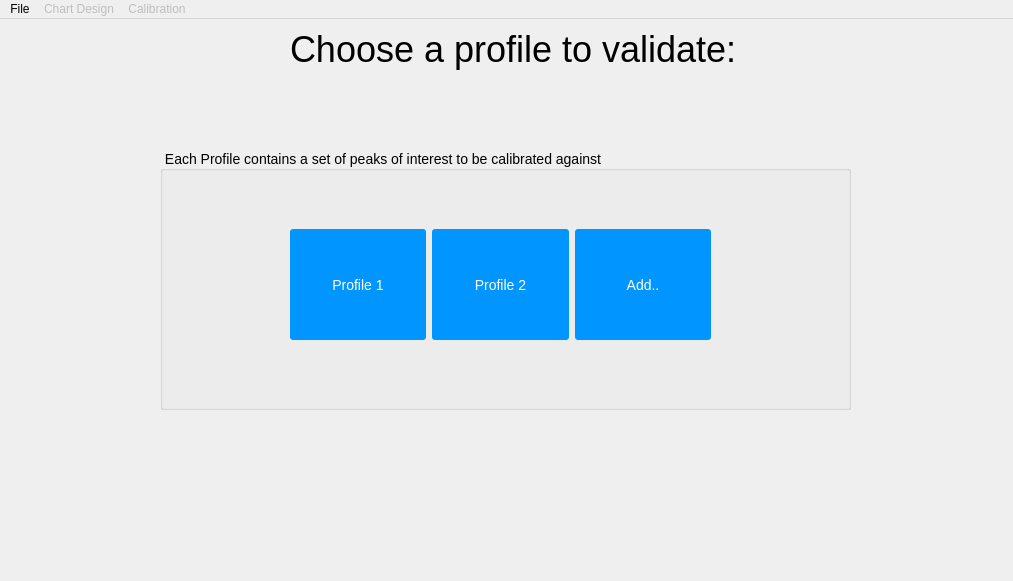
<?xml version="1.0" encoding="UTF-8"?>
<ui version="4.0">
 <class>MainWindow</class>
 <widget class="QMainWindow" name="MainWindow">
  <property name="geometry">
   <rect>
    <x>0</x>
    <y>0</y>
    <width>1013</width>
    <height>581</height>
   </rect>
  </property>
  <property name="windowTitle">
   <string>MainWindow</string>
  </property>
  <property name="styleSheet">
   <string notr="true"/>
  </property>
  <widget class="QWidget" name="centralwidget">
   <widget class="QStackedWidget" name="stackedWidget">
    <property name="geometry">
     <rect>
      <x>0</x>
      <y>0</y>
      <width>1011</width>
      <height>551</height>
     </rect>
    </property>
    <property name="baseSize">
     <size>
      <width>0</width>
      <height>0</height>
     </size>
    </property>
    <property name="currentIndex">
     <number>3</number>
    </property>
    <widget class="QWidget" name="home_page">
     <widget class="QLabel" name="label_2">
      <property name="geometry">
       <rect>
        <x>290</x>
        <y>140</y>
        <width>431</width>
        <height>221</height>
       </rect>
      </property>
      <property name="styleSheet">
       <string notr="true">font-size: 48px</string>
      </property>
      <property name="text">
       <string>Welcome to Gamma</string>
      </property>
     </widget>
    </widget>
    <widget class="QWidget" name="upload_page">
     <widget class="QWidget" name="widget" native="true">
      <property name="geometry">
       <rect>
        <x>310</x>
        <y>190</y>
        <width>381</width>
        <height>161</height>
       </rect>
      </property>
      <property name="styleSheet">
       <string notr="true"/>
      </property>
      <widget class="QLabel" name="label">
       <property name="geometry">
        <rect>
         <x>70</x>
         <y>10</y>
         <width>241</width>
         <height>41</height>
        </rect>
       </property>
       <property name="styleSheet">
        <string notr="true">font-size: 28px</string>
       </property>
       <property name="text">
        <string>Upload Sample file</string>
       </property>
      </widget>
      <widget class="QLabel" name="label_3">
       <property name="geometry">
        <rect>
         <x>290</x>
         <y>130</y>
         <width>61</width>
         <height>16</height>
        </rect>
       </property>
       <property name="text">
        <string>(.CNF File)</string>
       </property>
      </widget>
      <widget class="QPushButton" name="pushButton">
       <property name="geometry">
        <rect>
         <x>270</x>
         <y>80</y>
         <width>101</width>
         <height>41</height>
        </rect>
       </property>
       <property name="styleSheet">
        <string notr="true">
  background-color: #0095ff;
  border: 1px solid transparent;
  border-radius: 3px;
  box-shadow: rgba(255, 255, 255, .4) 0 1px 0 0 inset;
  box-sizing: border-box;
  color: #fff;
  cursor: pointer;
  display: inline-block;
  font-family: -apple-system,system-ui,&quot;Segoe UI&quot;,&quot;Liberation Sans&quot;,sans-serif;
  font-size: 13px;
  font-weight: 400;
  line-height: 1.15385;
  margin: 0;
  outline: none;
  padding: 8px .8em;
  position: relative;
  text-align: center;
  text-decoration: none;
  user-select: none;
  -webkit-user-select: none;
  touch-action: manipulation;
vertical-align: baseline;
white-space: nowrap;

hover {
  background-color: #07c;
}

focus {
  box-shadow: 0 0 0 4px rgba(0, 149, 255, .15);
}

hover {
  background-color: #07c;
}

active {
  background-color: #0064bd;
  box-shadow: none;
}</string>
       </property>
       <property name="text">
        <string>Browse</string>
       </property>
      </widget>
      <widget class="QPlainTextEdit" name="plainTextEdit">
       <property name="geometry">
        <rect>
         <x>10</x>
         <y>80</y>
         <width>251</width>
         <height>41</height>
        </rect>
       </property>
       <property name="styleSheet">
        <string notr="true">background-color: &quot;white&quot;</string>
       </property>
      </widget>
     </widget>
    </widget>
    <widget class="QWidget" name="initial_page">
     <widget class="QLabel" name="label_4">
      <property name="geometry">
       <rect>
        <x>580</x>
        <y>60</y>
        <width>221</width>
        <height>41</height>
       </rect>
      </property>
      <property name="cursor">
       <cursorShape>ArrowCursor</cursorShape>
      </property>
      <property name="toolTipDuration">
       <number>-3</number>
      </property>
      <property name="styleSheet">
       <string notr="true">font-size: 28px;
</string>
      </property>
      <property name="text">
       <string>Initial Metrics</string>
      </property>
      <property name="alignment">
       <set>Qt::AlignCenter</set>
      </property>
     </widget>
     <widget class="QWidget" name="verticalLayoutWidget">
      <property name="geometry">
       <rect>
        <x>390</x>
        <y>130</y>
        <width>611</width>
        <height>371</height>
       </rect>
      </property>
      <layout class="QVBoxLayout" name="verticalLayout">
       <item>
        <widget class="QWidget" name="widget_2" native="true">
         <property name="styleSheet">
          <string notr="true">border-radius: 10px</string>
         </property>
        </widget>
       </item>
      </layout>
     </widget>
     <widget class="QStackedWidget" name="stackedWidget_2">
      <property name="geometry">
       <rect>
        <x>20</x>
        <y>80</y>
        <width>351</width>
        <height>451</height>
       </rect>
      </property>
      <property name="cursor">
       <cursorShape>ArrowCursor</cursorShape>
      </property>
      <property name="styleSheet">
       <string notr="true">background-color: rgb(203, 203, 203);</string>
      </property>
      <property name="frameShape">
       <enum>QFrame::NoFrame</enum>
      </property>
      <property name="currentIndex">
       <number>0</number>
      </property>
      <widget class="QWidget" name="metric_subwidget">
       <widget class="QWidget" name="layoutWidget">
        <property name="geometry">
         <rect>
          <x>80</x>
          <y>150</y>
          <width>175</width>
          <height>151</height>
         </rect>
        </property>
        <layout class="QVBoxLayout" name="verticalLayout_6">
         <item>
          <widget class="QPushButton" name="update_calibration_button">
           <property name="styleSheet">
            <string notr="true">
  background-color: #0095ff;
  border: 1px solid transparent;
  border-radius: 3px;
  color: #fff;
  font-family: -apple-system,system-ui,&quot;Segoe UI&quot;,&quot;Liberation Sans&quot;,sans-serif;
  font-size: 13px;
  font-weight: 400;
  line-height: 1.15385;
  margin: 0;
  outline: none;
  padding: 8px .8em;
  position: relative;
  text-align: center;
  </string>
           </property>
           <property name="text">
            <string>Update Initial Calibration</string>
           </property>
          </widget>
         </item>
         <item>
          <widget class="QPushButton" name="energy_validation_button">
           <property name="styleSheet">
            <string notr="true">
  background-color: #0095ff;
  border: 1px solid transparent;
  border-radius: 3px;
  box-shadow: rgba(255, 255, 255, .4) 0 1px 0 0 inset;
  box-sizing: border-box;
  color: #fff;
  cursor: pointer;
  display: inline-block;
  font-family: -apple-system,system-ui,&quot;Segoe UI&quot;,&quot;Liberation Sans&quot;,sans-serif;
  font-size: 13px;
  font-weight: 400;
  line-height: 1.15385;
  margin: 0;
  outline: none;
  padding: 8px .8em;
  position: relative;
  text-align: center;
  text-decoration: none;
  user-select: none;
  -webkit-user-select: none;
  touch-action: manipulation;
vertical-align: baseline;
white-space: nowrap;

hover {
  background-color: #07c;
}

focus {
  box-shadow: 0 0 0 4px rgba(0, 149, 255, .15);
}

hover {
  background-color: #07c;
}

active {
  background-color: #0064bd;
  box-shadow: none;
}</string>
           </property>
           <property name="text">
            <string>Energy Validation</string>
           </property>
          </widget>
         </item>
        </layout>
       </widget>
      </widget>
      <widget class="QWidget" name="calibration_subwidget">
       <widget class="QLabel" name="label_5">
        <property name="geometry">
         <rect>
          <x>100</x>
          <y>30</y>
          <width>171</width>
          <height>51</height>
         </rect>
        </property>
        <property name="styleSheet">
         <string notr="true">font-size: 18px;</string>
        </property>
        <property name="text">
         <string>Calibration Dataset</string>
        </property>
       </widget>
       <widget class="QPushButton" name="update_button">
        <property name="geometry">
         <rect>
          <x>100</x>
          <y>330</y>
          <width>151</width>
          <height>41</height>
         </rect>
        </property>
        <property name="styleSheet">
         <string notr="true">
  background-color: #0095ff;
  border: 1px solid transparent;
  border-radius: 3px;
  box-shadow: rgba(255, 255, 255, .4) 0 1px 0 0 inset;
  box-sizing: border-box;
  color: #fff;
  cursor: pointer;
  display: inline-block;
  font-family: -apple-system,system-ui,&quot;Segoe UI&quot;,&quot;Liberation Sans&quot;,sans-serif;
  font-size: 13px;
  font-weight: 400;
  line-height: 1.15385;
  margin: 0;
  outline: none;
  padding: 8px .8em;
  position: relative;
  text-align: center;
  text-decoration: none;
  user-select: none;
  -webkit-user-select: none;
  touch-action: manipulation;
vertical-align: baseline;
white-space: nowrap;

hover {
  background-color: #07c;
}

focus {
  box-shadow: 0 0 0 4px rgba(0, 149, 255, .15);
}

hover {
  background-color: #07c;
}

active {
  background-color: #0064bd;
  box-shadow: none;
}</string>
        </property>
        <property name="text">
         <string>Update</string>
        </property>
       </widget>
       <widget class="QWidget" name="layoutWidget">
        <property name="geometry">
         <rect>
          <x>20</x>
          <y>100</y>
          <width>321</width>
          <height>201</height>
         </rect>
        </property>
        <layout class="QVBoxLayout" name="verticalLayout_3">
         <item>
          <layout class="QHBoxLayout" name="horizontalLayout_2">
           <item>
            <widget class="QLabel" name="label_7">
             <property name="text">
              <string>IAEA-U:          </string>
             </property>
            </widget>
           </item>
           <item>
            <widget class="QLineEdit" name="text_u">
             <property name="enabled">
              <bool>false</bool>
             </property>
             <property name="styleSheet">
              <string notr="true">background-color: &quot;white&quot;;</string>
             </property>
            </widget>
           </item>
           <item>
            <widget class="QPushButton" name="pushButton_10">
             <property name="styleSheet">
              <string notr="true">  background-color: #0095ff;
  border: 1px solid transparent;
  border-radius: 3px;
  box-shadow: rgba(255, 255, 255, .4) 0 1px 0 0 inset;
  box-sizing: border-box;
  color: #fff;
  cursor: pointer;
  display: inline-block;
  font-family: -apple-system,system-ui,&quot;Segoe UI&quot;,&quot;Liberation Sans&quot;,sans-serif;
  font-size: 13px;
  font-weight: 400;
  line-height: 1.15385;
  margin: 0;
  outline: none;
  padding: 8px .8em;
  position: relative;
  text-align: center;
  text-decoration: none;
  user-select: none;
  -webkit-user-select: none;
  touch-action: manipulation;
vertical-align: baseline;
white-space: nowrap;

hover {
  background-color: #07c;
}

focus {
  box-shadow: 0 0 0 4px rgba(0, 149, 255, .15);
}

hover {
  background-color: #07c;
}

active {
  background-color: #0064bd;
  box-shadow: none;
}</string>
             </property>
             <property name="text">
              <string>Browse..</string>
             </property>
            </widget>
           </item>
          </layout>
         </item>
         <item>
          <layout class="QHBoxLayout" name="horizontalLayout_6">
           <item>
            <widget class="QLabel" name="label_8">
             <property name="text">
              <string>IAEA-Th:         </string>
             </property>
            </widget>
           </item>
           <item>
            <widget class="QLineEdit" name="text_th">
             <property name="enabled">
              <bool>false</bool>
             </property>
             <property name="styleSheet">
              <string notr="true">background-color: &quot;white&quot;;</string>
             </property>
            </widget>
           </item>
           <item>
            <widget class="QPushButton" name="pushButton_11">
             <property name="styleSheet">
              <string notr="true">
  background-color: #0095ff;
  border: 1px solid transparent;
  border-radius: 3px;
  box-shadow: rgba(255, 255, 255, .4) 0 1px 0 0 inset;
  box-sizing: border-box;
  color: #fff;
  cursor: pointer;
  display: inline-block;
  font-family: -apple-system,system-ui,&quot;Segoe UI&quot;,&quot;Liberation Sans&quot;,sans-serif;
  font-size: 13px;
  font-weight: 400;
  line-height: 1.15385;
  margin: 0;
  outline: none;
  padding: 8px .8em;
  position: relative;
  text-align: center;
  text-decoration: none;
  user-select: none;
  -webkit-user-select: none;
  touch-action: manipulation;
vertical-align: baseline;
white-space: nowrap;

hover {
  background-color: #07c;
}

focus {
  box-shadow: 0 0 0 4px rgba(0, 149, 255, .15);
}

hover {
  background-color: #07c;
}

active {
  background-color: #0064bd;
  box-shadow: none;
}</string>
             </property>
             <property name="text">
              <string>Browse..</string>
             </property>
            </widget>
           </item>
          </layout>
         </item>
         <item>
          <layout class="QHBoxLayout" name="horizontalLayout_7">
           <item>
            <widget class="QLabel" name="label_9">
             <property name="text">
              <string>IAEA-K:           </string>
             </property>
            </widget>
           </item>
           <item>
            <widget class="QLineEdit" name="text_k">
             <property name="enabled">
              <bool>false</bool>
             </property>
             <property name="styleSheet">
              <string notr="true">background-color: &quot;white&quot;;</string>
             </property>
            </widget>
           </item>
           <item>
            <widget class="QPushButton" name="pushButton_12">
             <property name="styleSheet">
              <string notr="true">
  background-color: #0095ff;
  border: 1px solid transparent;
  border-radius: 3px;
  box-shadow: rgba(255, 255, 255, .4) 0 1px 0 0 inset;
  box-sizing: border-box;
  color: #fff;
  cursor: pointer;
  display: inline-block;
  font-family: -apple-system,system-ui,&quot;Segoe UI&quot;,&quot;Liberation Sans&quot;,sans-serif;
  font-size: 13px;
  font-weight: 400;
  line-height: 1.15385;
  margin: 0;
  outline: none;
  padding: 8px .8em;
  position: relative;
  text-align: center;
  text-decoration: none;
  user-select: none;
  -webkit-user-select: none;
  touch-action: manipulation;
vertical-align: baseline;
white-space: nowrap;

hover {
  background-color: #07c;
}

focus {
  box-shadow: 0 0 0 4px rgba(0, 149, 255, .15);
}

hover {
  background-color: #07c;
}

active {
  background-color: #0064bd;
  box-shadow: none;
}</string>
             </property>
             <property name="text">
              <string>Browse..</string>
             </property>
            </widget>
           </item>
          </layout>
         </item>
         <item>
          <layout class="QHBoxLayout" name="horizontalLayout_8">
           <item>
            <widget class="QLabel" name="label_10">
             <property name="text">
              <string>Other:             </string>
             </property>
            </widget>
           </item>
           <item>
            <widget class="QLineEdit" name="text_other">
             <property name="enabled">
              <bool>false</bool>
             </property>
             <property name="styleSheet">
              <string notr="true">background-color: &quot;white&quot;</string>
             </property>
            </widget>
           </item>
           <item>
            <widget class="QPushButton" name="pushButton_13">
             <property name="styleSheet">
              <string notr="true">
  background-color: #0095ff;
  border: 1px solid transparent;
  border-radius: 3px;
  box-shadow: rgba(255, 255, 255, .4) 0 1px 0 0 inset;
  box-sizing: border-box;
  color: #fff;
  cursor: pointer;
  display: inline-block;
  font-family: -apple-system,system-ui,&quot;Segoe UI&quot;,&quot;Liberation Sans&quot;,sans-serif;
  font-size: 13px;
  font-weight: 400;
  line-height: 1.15385;
  margin: 0;
  outline: none;
  padding: 8px .8em;
  position: relative;
  text-align: center;
  text-decoration: none;
  user-select: none;
  -webkit-user-select: none;
  touch-action: manipulation;
vertical-align: baseline;
white-space: nowrap;

hover {
  background-color: #07c;
}

focus {
  box-shadow: 0 0 0 4px rgba(0, 149, 255, .15);
}

hover {
  background-color: #07c;
}

active {
  background-color: #0064bd;
  box-shadow: none;
}</string>
             </property>
             <property name="text">
              <string>Browse..</string>
             </property>
            </widget>
           </item>
          </layout>
         </item>
        </layout>
       </widget>
      </widget>
     </widget>
    </widget>
    <widget class="QWidget" name="profile_page">
     <widget class="QLabel" name="label_6">
      <property name="geometry">
       <rect>
        <x>290</x>
        <y>0</y>
        <width>451</width>
        <height>61</height>
       </rect>
      </property>
      <property name="styleSheet">
       <string notr="true">font-size: 36px
</string>
      </property>
      <property name="text">
       <string>Choose a profile to validate:</string>
      </property>
     </widget>
     <widget class="QGroupBox" name="groupBox">
      <property name="geometry">
       <rect>
        <x>160</x>
        <y>130</y>
        <width>691</width>
        <height>261</height>
       </rect>
      </property>
      <property name="styleSheet">
       <string notr="true">font-size: 14px;</string>
      </property>
      <property name="title">
       <string>Each Profile contains a set of peaks of interest to be calibrated against</string>
      </property>
      <widget class="QWidget" name="">
       <property name="geometry">
        <rect>
         <x>130</x>
         <y>80</y>
         <width>421</width>
         <height>111</height>
        </rect>
       </property>
       <layout class="QGridLayout" name="gridLayout">
        <item row="0" column="0">
         <widget class="QPushButton" name="profile_1_button">
          <property name="sizePolicy">
           <sizepolicy hsizetype="Expanding" vsizetype="Expanding">
            <horstretch>0</horstretch>
            <verstretch>0</verstretch>
           </sizepolicy>
          </property>
          <property name="styleSheet">
           <string notr="true">  background-color: #0095ff;
  border-radius: 3px;
color: #fff;</string>
          </property>
          <property name="text">
           <string>Profile 1</string>
          </property>
         </widget>
        </item>
        <item row="0" column="1">
         <widget class="QPushButton" name="profile_2_button">
          <property name="sizePolicy">
           <sizepolicy hsizetype="Expanding" vsizetype="Expanding">
            <horstretch>0</horstretch>
            <verstretch>0</verstretch>
           </sizepolicy>
          </property>
          <property name="baseSize">
           <size>
            <width>1</width>
            <height>0</height>
           </size>
          </property>
          <property name="styleSheet">
           <string notr="true">  background-color: #0095ff;
  border-radius: 3px;
color: #fff;</string>
          </property>
          <property name="text">
           <string>Profile 2</string>
          </property>
         </widget>
        </item>
        <item row="0" column="2">
         <widget class="QPushButton" name="pushButton_7">
          <property name="sizePolicy">
           <sizepolicy hsizetype="Expanding" vsizetype="Expanding">
            <horstretch>0</horstretch>
            <verstretch>0</verstretch>
           </sizepolicy>
          </property>
          <property name="styleSheet">
           <string notr="true">  background-color: #0095ff;
  border-radius: 3px;
color: #fff;</string>
          </property>
          <property name="text">
           <string>Add..</string>
          </property>
         </widget>
        </item>
       </layout>
      </widget>
     </widget>
    </widget>
    <widget class="QWidget" name="energy_validation_page">
     <widget class="QPushButton" name="pushButton_2">
      <property name="geometry">
       <rect>
        <x>420</x>
        <y>460</y>
        <width>161</width>
        <height>41</height>
       </rect>
      </property>
      <property name="styleSheet">
       <string notr="true">
  background-color: #0095ff;
  border: 1px solid transparent;
  border-radius: 3px;
  box-shadow: rgba(255, 255, 255, .4) 0 1px 0 0 inset;
  box-sizing: border-box;
  color: #fff;
  cursor: pointer;
  display: inline-block;
  font-family: -apple-system,system-ui,&quot;Segoe UI&quot;,&quot;Liberation Sans&quot;,sans-serif;
  font-size: 13px;
  font-weight: 400;
  line-height: 1.15385;
  margin: 0;
  outline: none;
  padding: 8px .8em;
  position: relative;
  text-align: center;
  text-decoration: none;
  user-select: none;
  -webkit-user-select: none;
  touch-action: manipulation;
vertical-align: baseline;
white-space: nowrap;

hover {
  background-color: #07c;
}

focus {
  box-shadow: 0 0 0 4px rgba(0, 149, 255, .15);
}

hover {
  background-color: #07c;
}

active {
  background-color: #0064bd;
  box-shadow: none;
}</string>
      </property>
      <property name="text">
       <string>Optimize Coefficients</string>
      </property>
     </widget>
     <widget class="QLabel" name="label_11">
      <property name="geometry">
       <rect>
        <x>310</x>
        <y>0</y>
        <width>411</width>
        <height>61</height>
       </rect>
      </property>
      <property name="styleSheet">
       <string notr="true">font-size: 36px;
</string>
      </property>
      <property name="text">
       <string>Energy Validation Control</string>
      </property>
      <property name="alignment">
       <set>Qt::AlignCenter</set>
      </property>
     </widget>
     <widget class="QWidget" name="">
      <property name="geometry">
       <rect>
        <x>20</x>
        <y>190</y>
        <width>971</width>
        <height>231</height>
       </rect>
      </property>
      <layout class="QHBoxLayout" name="horizontalLayout">
       <item>
        <layout class="QVBoxLayout" name="residual_layout"/>
       </item>
       <item>
        <layout class="QVBoxLayout" name="energyVchannel_layout"/>
       </item>
       <item>
        <layout class="QVBoxLayout" name="fwhm_layout"/>
       </item>
      </layout>
     </widget>
     <widget class="QWidget" name="">
      <property name="geometry">
       <rect>
        <x>50</x>
        <y>120</y>
        <width>901</width>
        <height>51</height>
       </rect>
      </property>
      <layout class="QHBoxLayout" name="horizontalLayout_4">
       <item>
        <widget class="QLabel" name="label_12">
         <property name="styleSheet">
          <string notr="true">font-size: 14px;
</string>
         </property>
         <property name="text">
          <string>Isotope:</string>
         </property>
         <property name="alignment">
          <set>Qt::AlignCenter</set>
         </property>
        </widget>
       </item>
       <item>
        <widget class="QComboBox" name="validation_isotope_dropdown">
         <item>
          <property name="text">
           <string>Choose..</string>
          </property>
         </item>
         <item>
          <property name="text">
           <string>Pb-210 (46.539 keV)</string>
          </property>
         </item>
         <item>
          <property name="text">
           <string>Pb-212 (238.632 keV)</string>
          </property>
         </item>
         <item>
          <property name="text">
           <string>Pb-214 (295.2228 keV)</string>
          </property>
         </item>
         <item>
          <property name="text">
           <string>Ac-228 (338.32 keV)</string>
          </property>
         </item>
         <item>
          <property name="text">
           <string>Pb-214 (351.9321 keV)</string>
          </property>
         </item>
         <item>
          <property name="text">
           <string>Bi-214 (609.32 keV)</string>
          </property>
         </item>
         <item>
          <property name="text">
           <string>Ac-228 (911.204 keV)</string>
          </property>
         </item>
         <item>
          <property name="text">
           <string>K-40 (1460.83 keV)</string>
          </property>
         </item>
        </widget>
       </item>
       <item>
        <spacer name="horizontalSpacer">
         <property name="orientation">
          <enum>Qt::Horizontal</enum>
         </property>
         <property name="sizeHint" stdset="0">
          <size>
           <width>40</width>
           <height>20</height>
          </size>
         </property>
        </spacer>
       </item>
       <item>
        <widget class="QPushButton" name="analyze_button">
         <property name="styleSheet">
          <string notr="true">
  background-color: #0095ff;
  border: 1px solid transparent;
  border-radius: 3px;
  box-shadow: rgba(255, 255, 255, .4) 0 1px 0 0 inset;
  box-sizing: border-box;
  color: #fff;
  cursor: pointer;
  display: inline-block;
  font-family: -apple-system,system-ui,&quot;Segoe UI&quot;,&quot;Liberation Sans&quot;,sans-serif;
  font-size: 13px;
  font-weight: 400;
  line-height: 1.15385;
  margin: 0;
  outline: none;
  padding: 8px .8em;
  position: relative;
  text-align: center;
  text-decoration: none;
  user-select: none;
  -webkit-user-select: none;
  touch-action: manipulation;
vertical-align: baseline;
white-space: nowrap;

hover {
  background-color: #07c;
}

focus {
  box-shadow: 0 0 0 4px rgba(0, 149, 255, .15);
}

hover {
  background-color: #07c;
}

active {
  background-color: #0064bd;
  box-shadow: none;
}</string>
         </property>
         <property name="text">
          <string>Analyze</string>
         </property>
        </widget>
       </item>
       <item>
        <widget class="QPushButton" name="add_peak_button">
         <property name="styleSheet">
          <string notr="true">
  background-color: #0095ff;
  border: 1px solid transparent;
  border-radius: 3px;
  box-shadow: rgba(255, 255, 255, .4) 0 1px 0 0 inset;
  box-sizing: border-box;
  color: #fff;
  cursor: pointer;
  display: inline-block;
  font-family: -apple-system,system-ui,&quot;Segoe UI&quot;,&quot;Liberation Sans&quot;,sans-serif;
  font-size: 13px;
  font-weight: 400;
  line-height: 1.15385;
  margin: 0;
  outline: none;
  padding: 8px .8em;
  position: relative;
  text-align: center;
  text-decoration: none;
  user-select: none;
  -webkit-user-select: none;
  touch-action: manipulation;
vertical-align: baseline;
white-space: nowrap;

hover {
  background-color: #07c;
}

focus {
  box-shadow: 0 0 0 4px rgba(0, 149, 255, .15);
}

hover {
  background-color: #07c;
}

active {
  background-color: #0064bd;
  box-shadow: none;
}</string>
         </property>
         <property name="text">
          <string>Add Peak</string>
         </property>
        </widget>
       </item>
       <item>
        <widget class="QPushButton" name="del_peak_button">
         <property name="styleSheet">
          <string notr="true">
  background-color: #0095ff;
  border: 1px solid transparent;
  border-radius: 3px;
  box-shadow: rgba(255, 255, 255, .4) 0 1px 0 0 inset;
  box-sizing: border-box;
  color: #fff;
  cursor: pointer;
  display: inline-block;
  font-family: -apple-system,system-ui,&quot;Segoe UI&quot;,&quot;Liberation Sans&quot;,sans-serif;
  font-size: 13px;
  font-weight: 400;
  line-height: 1.15385;
  margin: 0;
  outline: none;
  padding: 8px .8em;
  position: relative;
  text-align: center;
  text-decoration: none;
  user-select: none;
  -webkit-user-select: none;
  touch-action: manipulation;
vertical-align: baseline;
white-space: nowrap;

hover {
  background-color: #07c;
}

focus {
  box-shadow: 0 0 0 4px rgba(0, 149, 255, .15);
}

hover {
  background-color: #07c;
}

active {
  background-color: #0064bd;
  box-shadow: none;
}</string>
         </property>
         <property name="text">
          <string>Delete Peak</string>
         </property>
        </widget>
       </item>
      </layout>
     </widget>
    </widget>
   </widget>
  </widget>
  <widget class="QMenuBar" name="menuBar">
   <property name="geometry">
    <rect>
     <x>0</x>
     <y>0</y>
     <width>1013</width>
     <height>22</height>
    </rect>
   </property>
   <widget class="QMenu" name="menuOpen">
    <property name="title">
     <string>File</string>
    </property>
    <addaction name="actionOpen"/>
    <addaction name="actionSave"/>
    <addaction name="actionPrint"/>
    <addaction name="actionClose"/>
   </widget>
   <widget class="QMenu" name="menuChart_Design">
    <property name="enabled">
     <bool>false</bool>
    </property>
    <property name="title">
     <string>Chart Design</string>
    </property>
    <addaction name="actionSettings"/>
    <addaction name="actionReset"/>
   </widget>
   <widget class="QMenu" name="menuCalibration">
    <property name="enabled">
     <bool>false</bool>
    </property>
    <property name="title">
     <string>Calibration</string>
    </property>
    <addaction name="actionRun"/>
   </widget>
   <addaction name="menuOpen"/>
   <addaction name="menuChart_Design"/>
   <addaction name="menuCalibration"/>
  </widget>
  <action name="actionOpen">
   <property name="checkable">
    <bool>false</bool>
   </property>
   <property name="text">
    <string>Open</string>
   </property>
  </action>
  <action name="actionSave">
   <property name="enabled">
    <bool>false</bool>
   </property>
   <property name="text">
    <string>Save</string>
   </property>
  </action>
  <action name="actionPrint">
   <property name="enabled">
    <bool>false</bool>
   </property>
   <property name="text">
    <string>Print</string>
   </property>
  </action>
  <action name="actionClose">
   <property name="enabled">
    <bool>false</bool>
   </property>
   <property name="text">
    <string>Close</string>
   </property>
  </action>
  <action name="actionSettings">
   <property name="enabled">
    <bool>true</bool>
   </property>
   <property name="text">
    <string>Settings</string>
   </property>
  </action>
  <action name="actionReset">
   <property name="text">
    <string>Reset</string>
   </property>
  </action>
  <action name="actionRun">
   <property name="enabled">
    <bool>true</bool>
   </property>
   <property name="text">
    <string>Run</string>
   </property>
  </action>
 </widget>
 <resources/>
 <connections/>
</ui>
